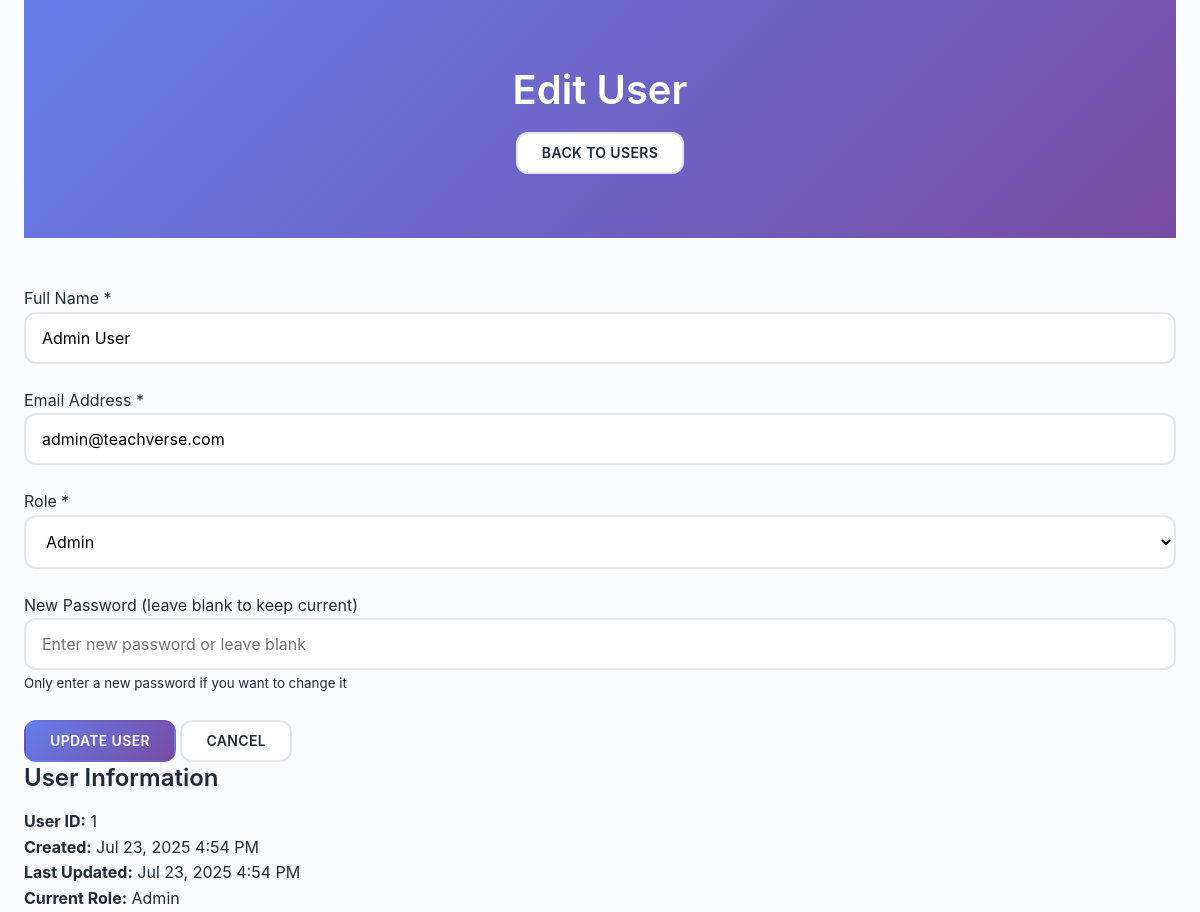
The app's page /modules/users/edit.php?id=1 (signed in) with its own data.
### tables this page shows
CREATE TABLE users (
    user_id INT AUTO_INCREMENT PRIMARY KEY,
    name VARCHAR(255) NOT NULL,
    email VARCHAR(255) UNIQUE NOT NULL,
    password VARCHAR(255) NOT NULL,
    role ENUM('admin', 'trainer', 'student') NOT NULL DEFAULT 'student',
    created_at TIMESTAMP DEFAULT CURRENT_TIMESTAMP,
    updated_at TIMESTAMP DEFAULT CURRENT_TIMESTAMP ON UPDATE CURRENT_TIMESTAMP
);

### modules/users/edit.php (the view, shortened to what this page needs)
<?php
$pdo = getDBConnection();
$user_id = isset($_GET['id']) ? (int)$_GET['id'] : 0;
try {
    $stmt = $pdo->prepare("SELECT * FROM users WHERE user_id = ?");
    $stmt->execute([$user_id]);
    $user = $stmt->fetch();
} catch (PDOException $e) {
    $_SESSION['error_message'] = 'Database error: ' . $e->getMessage();
    header('Location: index.php');
    exit;
}
?>
<!DOCTYPE html>
<html lang="en">
<head>
    <link rel="stylesheet" href="../../assets/css/style.css">
</head>
<body>
    <div class="container">
        <div class="content-wrapper">
            <div class="page-header">
                <h1>Edit User</h1>
                <a href="index.php" class="btn btn-secondary">Back to Users</a>
            </div>
            <div class="form-container">
                <form method="POST" class="form">
                    <div class="form-group">
                        <label for="name">Full Name *</label>
                        <input
                            type="text"
                            id="name"
                            name="name"
                            value="<?php echo htmlspecialchars($user['name']); ?>"
                            required
                        >
                    </div>
                    <div class="form-group">
                        <label for="email">Email Address *</label>
                        <input
                            type="email"
                            id="email"
                            name="email"
                            value="<?php echo htmlspecialchars($user['email']); ?>"
                            required
                        >
                    </div>
                    <div class="form-group">
                        <label for="role">Role *</label>
                        <select id="role" name="role" required>
                            <option value="admin" <?php echo $user['role'] === 'admin' ? 'selected' : ''; ?>>Admin</option>
                        </select>
                    </div>
                    <div class="form-group">
                        <label for="new_password">New Password (leave blank to keep current)</label>
                        <input
                            type="password"
                            id="new_password"
                            name="new_password"
                            placeholder="Enter new password or leave blank"
                        >
                        <small class="form-text">Only enter a new password if you want to change it</small>
                    </div>
                    <div class="form-actions">
                        <button type="submit" class="btn btn-primary">Update User</button>
                        <a href="index.php" class="btn btn-secondary">Cancel</a>
                    </div>
                </form>
            </div>
            <div class="user-info-card">
                <h3>User Information</h3>
                <div class="info-grid">
                    <div class="info-item">
                        <strong>User ID:</strong> <?php echo $user['user_id']; ?>
                    </div>
                    <div class="info-item">
                        <strong>Created:</strong> <?php echo date('M j, Y g:i A', strtotime($user['created_at'])); ?>
                    </div>
                    <div class="info-item">
                        <strong>Last Updated:</strong> <?php echo date('M j, Y g:i A', strtotime($user['updated_at'])); ?>
                    </div>
                    <div class="info-item">
                        <strong>Current Role:</strong>
                        <span class="role-badge role-<?php echo $user['role']; ?>">
                            <?php echo ucfirst($user['role']); ?>
                        </span>
                    </div>
                </div>
            </div>
        </div>
    </div>
</body>
</html>

### assets/css/style.css (style rules this page uses)
:root { --primary-color: #667eea; --primary-dark: #5a6fd8; --secondary-color: #764ba2; --accent-color: #f093fb; --success-color: #10b981; --warning-color: #f59e0b; --error-color: #ef4444; --dark-color: #1f2937; --light-color: #f8fafc; --text-primary: #1f2937; --text-secondary: #6b7280; --border-color: #e5e7eb; --border-radius: 0.75rem; --shadow: 0 10px 15px -3px rgba(0, 0, 0, 0.1), 0 4px 6px -2px rgba(0, 0, 0, 0.05); --shadow-lg: 0 20px 25px -5px rgba(0, 0, 0, 0.1), 0 10px 10px -5px rgba(0, 0, 0, 0.04); --transition: all 0.3s cubic-bezier(0.4, 0, 0.2, 1); --gradient: linear-gradient(135deg, var(--primary-color), var(--secondary-color)); --gradient-accent: linear-gradient(135deg, var(--accent-color), var(--primary-color)); }
* { margin: 0; padding: 0; box-sizing: border-box; }
body { font-family: 'Inter', -apple-system, BlinkMacSystemFont, 'Segoe UI', Roboto, Oxygen, Ubuntu, Cantarell, sans-serif; line-height: 1.6; color: var(--text-primary); background-color: #fafbfc; font-size: 16px; scroll-behavior: smooth; }
h1, h2, h3, h4, h5, h6 { font-weight: 600; line-height: 1.3; margin-bottom: 1rem; }
h1 { font-size: clamp(2rem, 5vw, 2.5rem); }
h3 { font-size: clamp(1.25rem, 3vw, 1.5rem); }
a { color: var(--primary-color); text-decoration: none; transition: var(--transition); }
.container { max-width: 1200px; margin: 0 auto; padding: 0 2rem; }
.page-header { background: var(--gradient); color: white; padding: 4rem 0; text-align: center; margin-bottom: 3rem; }
.btn { display: inline-flex; align-items: center; justify-content: center; gap: 0.5rem; padding: 0.75rem 1.5rem; border: none; border-radius: var(--border-radius); font-weight: 600; font-size: 0.875rem; text-decoration: none; cursor: pointer; transition: var(--transition); text-transform: uppercase; letter-spacing: 0.025em; font-family: inherit; line-height: 1; white-space: nowrap; }
.btn-primary { background: var(--gradient); color: white; border: 2px solid transparent; }
.btn-secondary { background: white; color: var(--text-primary); border: 2px solid var(--border-color); }
.form-group { margin-bottom: 1.5rem; }
.form-input, .form-select, .form-textarea, input, select, textarea { width: 100%; padding: 0.875rem 1rem; border: 2px solid var(--border-color); border-radius: var(--border-radius); font-size: 1rem; transition: var(--transition); background: white; font-family: inherit; }
@media (max-width: 1200px) { .container { padding: 0 1.5rem; } }

### records on screen
users: name "Admin User", email "admin@teachverse.com", role "Admin", user_id "1", created_at "Jul 23, 2025 4:54 PM", updated_at "Jul 23, 2025 4:54 PM"
